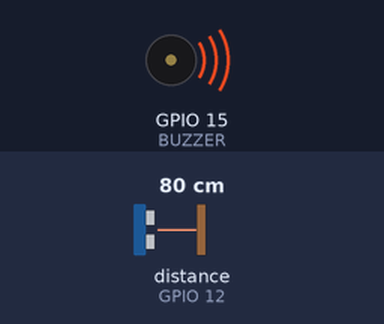
Recording of a sketch running on a simulated ESP8266 (NodeMCU). Parts: buzzer (waves = sounding, pin HIGH). Inputs (shaded band) come from the test bench; at power-on: distance to the obstacle (sensor on GPIO 12) 80 cm. The echo pulse lasts 58.3 µs per cm; WiFi joins after 1.5 s; servers stay silent unless stated; uploads are accepted with an empty reply; what the sketch prints to the serial monitor is not drawn. At 25.5 s the program puts the board to deep sleep or switches it off; the recording ends there.

Above: at 0.02 s.
At 2.5 s:
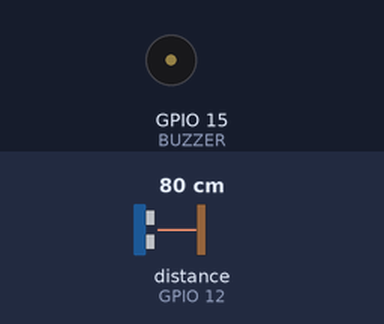
Timing chart, 0 to 6.5 s (numbered marks = the images above):
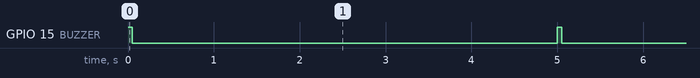

The sketch:

soap.ino
```cpp
#include <ESP8266WiFi.h>
#include <ESP8266HTTPClient.h>
#include <WiFiClient.h>
#include <HCSR04.h> //https://github.com/gamegine/HCSR04-ultrasonic-sensor-lib


//note: D0 is connected to the RST pin in order for the board to be able to wake itself up after sleep. The external wakeup button is a switch connecting D0 to ground.

const char* ssid = "";
const char* password = "";
const char* server = "http://ioclean.xyz/soaptoSQL.php";
String api = "";

#define TRIGPIN 13 // D7
#define ECHOPIN 12 // D6
#define BUZZER 15 //active buzzer D8
float maxDist = 11.86; //reading of empty jar in cm

HCSR04 hc(TRIGPIN, ECHOPIN);

float dist1 = 0.0;
float dist2 = 0.0;
float dist3 = 0.0;
float avg = 0.0;
float percentage = 0.0;

void setup() {

  Serial.begin(74880);//74880 seems to work best for this board
  pinMode(BUZZER, OUTPUT);

  for(int i=0; i<4; i++){
    digitalWrite(BUZZER, HIGH); //beep
    delay(50);
    digitalWrite(BUZZER, LOW);
    delay(4950);
  }

  digitalWrite(BUZZER, HIGH); //beep beep signifying 20 seconds
  delay(50);
  digitalWrite(BUZZER, LOW);
  delay(30);
  digitalWrite(BUZZER, HIGH);
  delay(50);
  digitalWrite(BUZZER, LOW);
  delay(30);
  digitalWrite(BUZZER, HIGH);
  delay(100);
  digitalWrite(BUZZER, LOW);

  WiFi.begin(ssid, password);

  while (WiFi.status() != WL_CONNECTED){
    delay(1000);
    Serial.println("Connecting to Wi-Fi...");
  }

  if (WiFi.status() == WL_CONNECTED){

    Serial.println("Connected to Wi-Fi.");

    HTTPClient http;
    http.begin(server);

    http.addHeader("Content-Type", "application/x-www-form-urlencoded");

    delay(1000);

    dist1 = hc.dist(); //returns distance in cm
    Serial.print("Reading 1: ");
    Serial.println(dist1);

    delay(1000);

    dist2 = hc.dist();
    Serial.print("Reading 2: ");
    Serial.println(dist2);

    delay(1000);

    dist3 = hc.dist();
    Serial.print("Reading 3: ");
    Serial.println(dist3);

    avg = (dist1 + dist2 + dist3) / 3.0;

    percentage = 100.0 * (1.0 - (avg / maxDist));

    Serial.println (avg);

    Serial.println (avg/maxDist);

    if(percentage < 0){
      percentage = 0.0;
    }

    Serial.println(percentage);

    String httpRequestData = "api_key=" + api + "&percentage=" + percentage;

    Serial.print("httpRequestData: ");
    Serial.println(httpRequestData);

    int httpResponseCode = http.POST(httpRequestData);

    if (httpResponseCode>0) {
        Serial.print("HTTP Response: ");
        Serial.println(httpResponseCode);
    }

    else {
        Serial.print("Error: ");
        Serial.println(httpResponseCode);
    }

    http.end();

  }

  else {

    delay(1000);
    Serial.println("Not connected to Wi-Fi.");

  }

  Serial.println("SLEEPING...");
  ESP.deepSleep(0);

}
void loop() {

}
```

Measured:
- by itself, GPIO 15 (BUZZER): repeats every 0.08 s: HIGH 0.05 s, LOW 0.03 s
- by itself, everything shown: repeats every 10.0 s, in 4 steps
